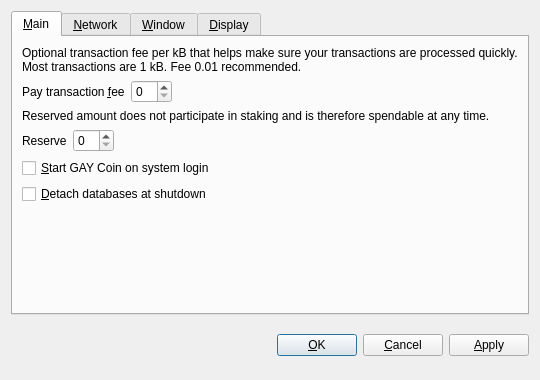
<?xml version="1.0" encoding="UTF-8"?>
<ui version="4.0">
 <class>OptionsDialog</class>
 <widget class="QDialog" name="OptionsDialog">
  <property name="geometry">
   <rect>
    <x>0</x>
    <y>0</y>
    <width>540</width>
    <height>380</height>
   </rect>
  </property>
  <property name="windowTitle">
   <string>Options</string>
  </property>
  <property name="modal">
   <bool>true</bool>
  </property>
  <layout class="QVBoxLayout" name="verticalLayout">
   <item>
    <widget class="QTabWidget" name="tabWidget">
     <property name="tabPosition">
      <enum>QTabWidget::North</enum>
     </property>
     <property name="currentIndex">
      <number>0</number>
     </property>
     <widget class="QWidget" name="tabMain">
      <attribute name="title">
       <string>&amp;Main</string>
      </attribute>
      <layout class="QVBoxLayout" name="verticalLayout_Main">
       <item>
        <widget class="QLabel" name="transactionFeeInfoLabel">
         <property name="text">
          <string>Optional transaction fee per kB that helps make sure your transactions are processed quickly. Most transactions are 1 kB. Fee 0.01 recommended.</string>
         </property>
         <property name="textFormat">
          <enum>Qt::PlainText</enum>
         </property>
         <property name="wordWrap">
          <bool>true</bool>
         </property>
        </widget>
       </item>
       <item>
        <layout class="QHBoxLayout" name="horizontalLayoutFee">
         <item>
          <widget class="QLabel" name="transactionFeeLabel">
           <property name="text">
            <string>Pay transaction &amp;fee</string>
           </property>
           <property name="textFormat">
            <enum>Qt::PlainText</enum>
           </property>
           <property name="buddy">
            <cstring>transactionFee</cstring>
           </property>
          </widget>
         </item>
         <item>
          <widget class="BitcoinAmountField" name="transactionFee"/>
         </item>
         <item>
          <spacer name="horizontalSpacerFee">
           <property name="orientation">
            <enum>Qt::Horizontal</enum>
           </property>
           <property name="sizeHint" stdset="0">
            <size>
             <width>40</width>
             <height>20</height>
            </size>
           </property>
          </spacer>
         </item>
        </layout>
       </item>
       <item>
        <widget class="QLabel" name="reserveBalanceInfoLabel">
         <property name="text">
          <string>Reserved amount does not participate in staking and is therefore spendable at any time.</string>
         </property>
         <property name="textFormat">
          <enum>Qt::PlainText</enum>
         </property>
         <property name="wordWrap">
          <bool>true</bool>
         </property>
        </widget>
       </item>
       <item>
        <layout class="QHBoxLayout" name="horizontalLayoutReserveBalance">
         <item>
          <widget class="QLabel" name="reserveBalanceLabel">
           <property name="text">
            <string>Reserve</string>
           </property>
           <property name="textFormat">
            <enum>Qt::PlainText</enum>
           </property>
           <property name="buddy">
            <cstring>reserveBalance</cstring>
           </property>
          </widget>
         </item>
         <item>
          <widget class="BitcoinAmountField" name="reserveBalance"/>
         </item>
         <item>
          <spacer name="horizontalSpacerReserveBalance">
           <property name="orientation">
            <enum>Qt::Horizontal</enum>
           </property>
           <property name="sizeHint" stdset="0">
            <size>
             <width>40</width>
             <height>20</height>
            </size>
           </property>
          </spacer>
         </item>
        </layout>
       </item>
       <item>
        <widget class="QCheckBox" name="bitcoinAtStartup">
         <property name="toolTip">
          <string>Automatically start GAY Coin after logging in to the system.</string>
         </property>
         <property name="text">
          <string>&amp;Start GAY Coin on system login</string>
         </property>
        </widget>
       </item>
       <item>
        <widget class="QCheckBox" name="detachDatabases">
         <property name="toolTip">
          <string>Detach block and address databases at shutdown. This means they can be moved to another data directory, but it slows down shutdown. The wallet is always detached.</string>
         </property>
         <property name="text">
          <string>&amp;Detach databases at shutdown</string>
         </property>
        </widget>
       </item>
       <item>
        <spacer name="verticalSpacer_Main">
         <property name="orientation">
          <enum>Qt::Vertical</enum>
         </property>
         <property name="sizeHint" stdset="0">
          <size>
           <width>20</width>
           <height>40</height>
          </size>
         </property>
        </spacer>
       </item>
      </layout>
     </widget>
     <widget class="QWidget" name="tabNetwork">
      <attribute name="title">
       <string>&amp;Network</string>
      </attribute>
      <layout class="QVBoxLayout" name="verticalLayout_Network">
       <item>
        <widget class="QCheckBox" name="mapPortUpnp">
         <property name="toolTip">
          <string>Automatically open the GAY Coin client port on the router. This only works when your router supports UPnP and it is enabled.</string>
         </property>
         <property name="text">
          <string>Map port using &amp;UPnP</string>
         </property>
        </widget>
       </item>
       <item>
        <widget class="QCheckBox" name="connectSocks">
         <property name="toolTip">
          <string>Connect to the GAY Coin network through a SOCKS proxy (e.g. when connecting through Tor).</string>
         </property>
         <property name="text">
          <string>&amp;Connect through SOCKS proxy:</string>
         </property>
        </widget>
       </item>
       <item>
        <layout class="QHBoxLayout" name="horizontalLayout_Network">
         <item>
          <widget class="QLabel" name="proxyIpLabel">
           <property name="text">
            <string>Proxy &amp;IP:</string>
           </property>
           <property name="textFormat">
            <enum>Qt::PlainText</enum>
           </property>
           <property name="buddy">
            <cstring>proxyIp</cstring>
           </property>
          </widget>
         </item>
         <item>
          <widget class="QValidatedLineEdit" name="proxyIp">
           <property name="maximumSize">
            <size>
             <width>140</width>
             <height>16777215</height>
            </size>
           </property>
           <property name="toolTip">
            <string>IP address of the proxy (e.g. 127.0.0.1)</string>
           </property>
          </widget>
         </item>
         <item>
          <widget class="QLabel" name="proxyPortLabel">
           <property name="text">
            <string>&amp;Port:</string>
           </property>
           <property name="textFormat">
            <enum>Qt::PlainText</enum>
           </property>
           <property name="buddy">
            <cstring>proxyPort</cstring>
           </property>
          </widget>
         </item>
         <item>
          <widget class="QLineEdit" name="proxyPort">
           <property name="maximumSize">
            <size>
             <width>55</width>
             <height>16777215</height>
            </size>
           </property>
           <property name="toolTip">
            <string>Port of the proxy (e.g. 9050)</string>
           </property>
          </widget>
         </item>
         <item>
          <widget class="QLabel" name="socksVersionLabel">
           <property name="text">
            <string>SOCKS &amp;Version:</string>
           </property>
           <property name="textFormat">
            <enum>Qt::PlainText</enum>
           </property>
           <property name="buddy">
            <cstring>socksVersion</cstring>
           </property>
          </widget>
         </item>
         <item>
          <widget class="QValueComboBox" name="socksVersion">
           <property name="toolTip">
            <string>SOCKS version of the proxy (e.g. 5)</string>
           </property>
          </widget>
         </item>
         <item>
          <spacer name="horizontalSpacer_Network">
           <property name="orientation">
            <enum>Qt::Horizontal</enum>
           </property>
           <property name="sizeHint" stdset="0">
            <size>
             <width>40</width>
             <height>20</height>
            </size>
           </property>
          </spacer>
         </item>
        </layout>
       </item>
       <item>
        <spacer name="verticalSpacer_Network">
         <property name="orientation">
          <enum>Qt::Vertical</enum>
         </property>
         <property name="sizeHint" stdset="0">
          <size>
           <width>20</width>
           <height>40</height>
          </size>
         </property>
        </spacer>
       </item>
      </layout>
     </widget>
     <widget class="QWidget" name="tabWindow">
      <attribute name="title">
       <string>&amp;Window</string>
      </attribute>
      <layout class="QVBoxLayout" name="verticalLayout_Window">
       <item>
        <widget class="QCheckBox" name="minimizeToTray">
         <property name="toolTip">
          <string>Show only a tray icon after minimizing the window.</string>
         </property>
         <property name="text">
          <string>&amp;Minimize to the tray instead of the taskbar</string>
         </property>
        </widget>
       </item>
       <item>
        <widget class="QCheckBox" name="minimizeOnClose">
         <property name="toolTip">
          <string>Minimize instead of exit the application when the window is closed. When this option is enabled, the application will be closed only after selecting Quit in the menu.</string>
         </property>
         <property name="text">
          <string>M&amp;inimize on close</string>
         </property>
        </widget>
       </item>
       <item>
        <spacer name="verticalSpacer_Window">
         <property name="orientation">
          <enum>Qt::Vertical</enum>
         </property>
         <property name="sizeHint" stdset="0">
          <size>
           <width>20</width>
           <height>40</height>
          </size>
         </property>
        </spacer>
       </item>
      </layout>
     </widget>
     <widget class="QWidget" name="tabDisplay">
      <attribute name="title">
       <string>&amp;Display</string>
      </attribute>
      <layout class="QVBoxLayout" name="verticalLayout_Display">
       <item>
        <layout class="QHBoxLayout" name="horizontalLayout_1_Display">
         <item>
          <widget class="QLabel" name="langLabel">
           <property name="text">
            <string>User Interface &amp;language:</string>
           </property>
           <property name="textFormat">
            <enum>Qt::PlainText</enum>
           </property>
           <property name="buddy">
            <cstring>lang</cstring>
           </property>
          </widget>
         </item>
         <item>
          <widget class="QValueComboBox" name="lang">
           <property name="toolTip">
            <string>The user interface language can be set here. This setting will take effect after restarting GAY Coin.</string>
           </property>
          </widget>
         </item>
        </layout>
       </item>
       <item>
        <layout class="QHBoxLayout" name="horizontalLayout_2_Display">
         <item>
          <widget class="QLabel" name="unitLabel">
           <property name="text">
            <string>&amp;Unit to show amounts in:</string>
           </property>
           <property name="textFormat">
            <enum>Qt::PlainText</enum>
           </property>
           <property name="buddy">
            <cstring>unit</cstring>
           </property>
          </widget>
         </item>
         <item>
          <widget class="QValueComboBox" name="unit">
           <property name="toolTip">
            <string>Choose the default subdivision unit to show in the interface and when sending coins.</string>
           </property>
          </widget>
         </item>
        </layout>
       </item>
       <item>
        <widget class="QCheckBox" name="displayAddresses">
         <property name="toolTip">
          <string>Whether to show GAY Coin addresses in the transaction list or not.</string>
         </property>
         <property name="text">
          <string>&amp;Display addresses in transaction list</string>
         </property>
        </widget>
       </item>
       <item>
        <widget class="QCheckBox" name="coinControlFeatures">
         <property name="toolTip">
          <string>Whether to show coin control features or not.</string>
         </property>
         <property name="text">
          <string>Display coin &amp;control features (experts only!)</string>
         </property>
        </widget>
       </item>
       <item>
        <spacer name="verticalSpacer_Display">
         <property name="orientation">
          <enum>Qt::Vertical</enum>
         </property>
         <property name="sizeHint" stdset="0">
          <size>
           <width>20</width>
           <height>40</height>
          </size>
         </property>
        </spacer>
       </item>
      </layout>
     </widget>
    </widget>
   </item>
   <item>
    <layout class="QHBoxLayout" name="horizontalLayout_Buttons">
     <item>
      <spacer name="horizontalSpacer_1">
       <property name="orientation">
        <enum>Qt::Horizontal</enum>
       </property>
       <property name="sizeHint" stdset="0">
        <size>
         <width>40</width>
         <height>48</height>
        </size>
       </property>
      </spacer>
     </item>
     <item>
      <widget class="QLabel" name="statusLabel">
       <property name="font">
        <font>
         <weight>75</weight>
         <bold>true</bold>
        </font>
       </property>
       <property name="text">
        <string/>
       </property>
       <property name="textFormat">
        <enum>Qt::PlainText</enum>
       </property>
       <property name="wordWrap">
        <bool>true</bool>
       </property>
      </widget>
     </item>
     <item>
      <spacer name="horizontalSpacer_2">
       <property name="orientation">
        <enum>Qt::Horizontal</enum>
       </property>
       <property name="sizeHint" stdset="0">
        <size>
         <width>40</width>
         <height>48</height>
        </size>
       </property>
      </spacer>
     </item>
     <item>
      <widget class="QPushButton" name="okButton">
       <property name="text">
        <string>&amp;OK</string>
       </property>
      </widget>
     </item>
     <item>
      <widget class="QPushButton" name="cancelButton">
       <property name="text">
        <string>&amp;Cancel</string>
       </property>
       <property name="autoDefault">
        <bool>false</bool>
       </property>
      </widget>
     </item>
     <item>
      <widget class="QPushButton" name="applyButton">
       <property name="text">
        <string>&amp;Apply</string>
       </property>
       <property name="autoDefault">
        <bool>false</bool>
       </property>
      </widget>
     </item>
    </layout>
   </item>
  </layout>
 </widget>
 <customwidgets>
  <customwidget>
   <class>BitcoinAmountField</class>
   <extends>QSpinBox</extends>
   <header>bitcoinamountfield.h</header>
  </customwidget>
  <customwidget>
   <class>QValueComboBox</class>
   <extends>QComboBox</extends>
   <header>qvaluecombobox.h</header>
  </customwidget>
  <customwidget>
   <class>QValidatedLineEdit</class>
   <extends>QLineEdit</extends>
   <header>qvalidatedlineedit.h</header>
  </customwidget>
 </customwidgets>
 <resources/>
 <connections/>
</ui>
